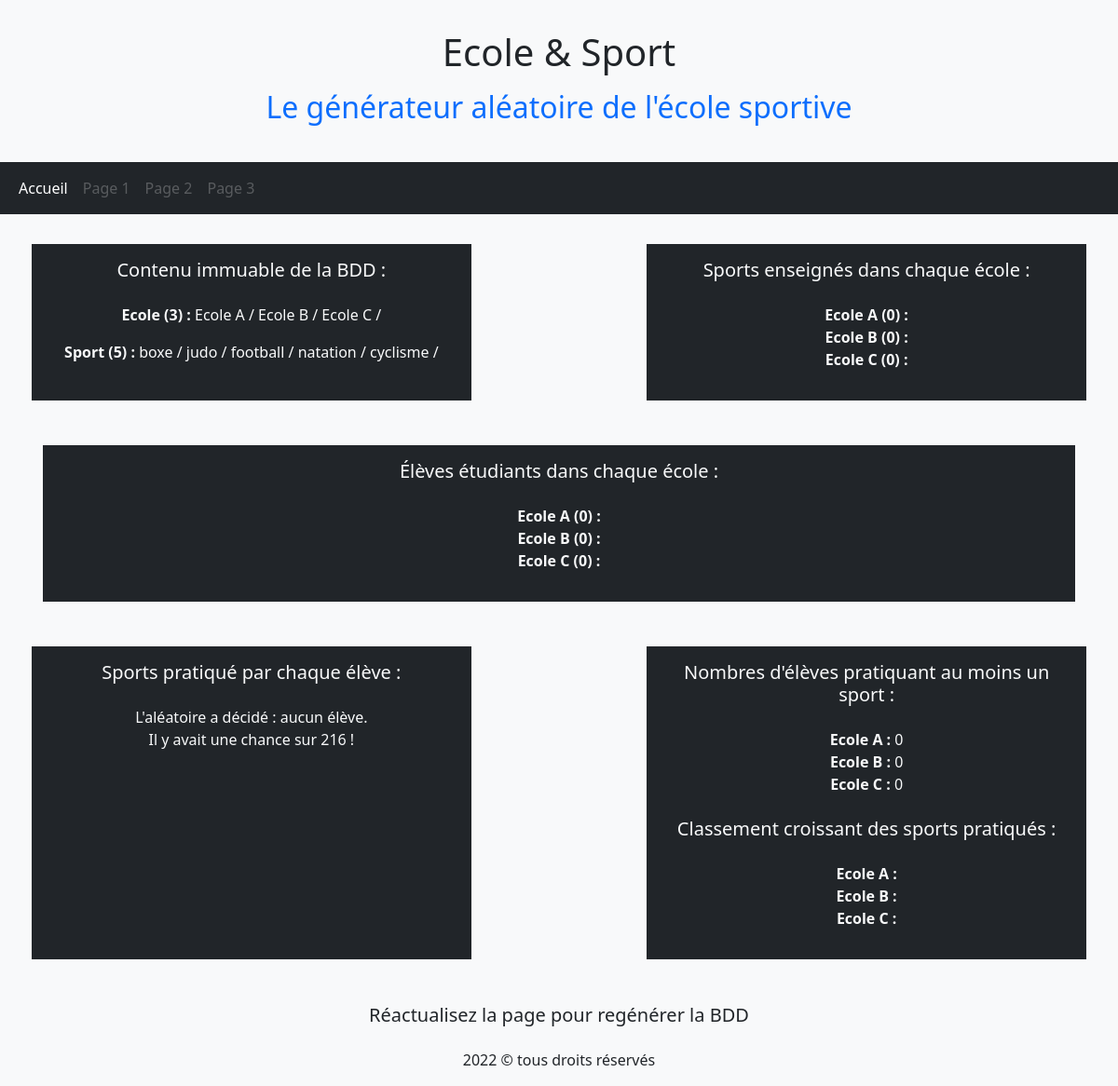
The page / on the database its author committed.
### tables this page shows
CREATE TABLE `ecole` (
  `id_ecole` int NOT NULL,
  `nom_ecole` varchar(64) NOT NULL
);

CREATE TABLE `sport` (
  `id_sport` int NOT NULL,
  `nom_sport` varchar(64) NOT NULL
);

### class/EcoleManager.php (called while the page is built, shortened)
<?php
class EcoleManager {
    private $_db;
    public function setDb(PDO $dbh) {
        $this -> _db = $dbh;
    }
    public function getEcole($id = '') {
        if(empty($id)) {
            $sql = "SELECT id_ecole, nom_ecole FROM ecole";
            $stmt = $this -> _db -> prepare($sql);
        }
        elseif (is_numeric($id)) {
            $sql = "SELECT id_ecole, nom_ecole FROM ecole WHERE id_ecole = :id";
            $stmt = $this -> _db -> prepare($sql);
            $stmt -> bindParam(':id', $id);
        }
        $stmt -> execute();
        while ($row = $stmt -> fetch(PDO::FETCH_ASSOC)) {
            $result[] = $row;
        }
        return $result;
    }
    public function getSize() {
        $sql = "SELECT COUNT(id_ecole) as size FROM ecole";
        $stmt = $this -> _db -> prepare($sql);
        $stmt -> execute();
        $this -> _size = $stmt -> fetch(PDO::FETCH_ASSOC)['size'];
        return $this -> _size;
    }
}

### class/EleveManager.php (called while the page is built, shortened)
<?php
class EleveManager {
    private $_db;
    public function setDb(PDO $dbh) {
        $this -> _db = $dbh;
    }
    public function get_eleve_from_ecole_id($id) {
        $result = null;
        return $result;
    }
    public function getEleve($id = '') {
        if(empty($id)) {
            $sql = "SELECT id_eleve, nom_eleve FROM eleve";
            $stmt = $this -> _db -> prepare($sql);
        }
        elseif (is_numeric($id)) {
            $sql = "SELECT id_eleve, nom_eleve FROM eleve WHERE id_eleve = :id";
            $stmt = $this -> _db -> prepare($sql);
            $stmt -> bindParam(':id', $id);
        }
        $stmt -> execute();
        $result = null;
        return $result;
    }
    public function getSizeByEcole($id) {
        $sql = "SELECT COUNT(id_eleve) as size FROM eleve WHERE id_ecole = :id";
        $stmt = $this -> _db -> prepare($sql);
        $stmt -> bindParam(':id', $id);
        $stmt -> execute();
        return $stmt -> fetch(PDO::FETCH_ASSOC)['size'];
    }
    public function getSportiveSizeByEcole($id) {
        $sql = "SELECT COUNT(E.id_eleve) as size
         FROM eleve E
         INNER JOIN pratiquer P
            ON P.id_eleve = E.id_eleve
         WHERE id_ecole = :id
         GROUP BY E.id_eleve";
        $stmt = $this -> _db -> prepare($sql);
        $stmt -> bindParam(':id', $id);
        $stmt -> execute();
        $result = null;
        if($result == false)
            return 0;
        return count($result);
    }
}

### process/random_bdd_generator.php (called while the page is built, shortened)
<?php
    $db = new PDO('mysql:host=localhost;dbname=php_expert_1', 'root', '');
    $sql = file_get_contents('sql/reset.sql');
    $db->exec($sql);
    $manager = new EcoleManager($db);
    $ecoles = $manager -> getEcole();
    $manager = new SportManager($db);
    $sport_size = $manager -> getSize();
    foreach($ecoles as $ecole) {
        $rad_sport_num = rand(0, $sport_size);
        if($rad_sport_num != 0)
            for ($x = 0; $x < $rad_sport_num; $x++) {
                generate_random_nb_of_sport($db, $ecole['id_ecole'], $sport_size);
            }
    }
    function generate_random_nb_of_sport($db, $id_ecole, $sport_size) {
        do {
            $rad_id = rand(1, $sport_size);
            $manager = new SportManager($db);
            $sport = $manager -> getSport($rad_id);
            $manager = new EnseignerManager($db);
            $dbb_sport = $manager -> get_sport_in_enseigner_from_ecole_id($id_ecole, $sport[0]['id_sport']);
        } while ($dbb_sport != null);
    }

### class/SportManager.php (called while the page is built, shortened)
<?php
class SportManager {
    private $_db;
    public function setDb(PDO $dbh) {
        $this -> _db = $dbh;
    }
    public function getSport($id = '') {
        if(empty($id)) {
            $sql = "SELECT id_sport, nom_sport FROM sport";
            $stmt = $this -> _db -> prepare($sql);
        }
        elseif (is_numeric($id)) {
            $sql = "SELECT id_sport, nom_sport FROM sport WHERE id_sport = :id";
            $stmt = $this -> _db -> prepare($sql);
            $stmt -> bindParam(':id', $id);
        }
        $stmt -> execute();
        while ($row = $stmt -> fetch(PDO::FETCH_ASSOC)) {
            $result[] = $row;
        }
        return $result;
    }
    public function getSize() {
        $sql = "SELECT COUNT(id_sport) as size FROM sport";
        $stmt = $this -> _db -> prepare($sql);
        $stmt -> execute();
        $this -> _size = $stmt -> fetch(PDO::FETCH_ASSOC)['size'];
        return $this -> _size;
    }
}

### class/EnseignerManager.php (called while the page is built, shortened)
<?php
class EnseignerManager {
    private $_db;
    public function setDb(PDO $dbh) {
        $this -> _db = $dbh;
    }
    public function get_sport_in_enseigner_from_ecole_id($id_ecole, $id_sport = '') {
        $result = null;
        return $result;
    }
    public function getSizeByEcole($id) {
        $sql = "SELECT COUNT(id_sport) as size FROM enseigner WHERE id_ecole = :id";
        $stmt = $this -> _db -> prepare($sql);
        $stmt -> bindParam(':id', $id);
        $stmt -> execute();
        return $stmt -> fetch(PDO::FETCH_ASSOC)['size'];
    }
}

### php/inc_sport_list.php (the view, shortened to what this page needs)
<?php
$db = new PDO('mysql:host=localhost;dbname=php_expert_1', 'root', '');
$manager = new SportManager($db);
$sports = $manager -> getSport();
$size = $manager -> getSize();
?>
<p class="text-center"><strong>Sport (<?php echo $size ?>) : </strong>
    <?php
    foreach($sports as $sport) {
        echo $sport['nom_sport'] . " / ";
    }
    ?>
</p>

### index.php (shortened to what this page needs)
<!DOCTYPE html>
<html lang="fr">
    <head>
        <link href="https://cdn.jsdelivr.net/npm/bootstrap@5.1.3/dist/css/bootstrap.min.css" rel="stylesheet">
    </head>
    <body class="bg-light">
        <?php require('php/inc_header.php') ?>
        <nav class="my-3 navbar navbar-expand-sm bg-dark navbar-dark">
            <div class="container-fluid">
                <ul class="navbar-nav">
                <li class="nav-item">
                    <a class="nav-link active" href="index">Accueil</a>
                </li>
                <li class="nav-item">
                    <a class="nav-link disabled" href="#">Page 1</a>
                </li>
                <li class="nav-item">
                    <a class="nav-link disabled" href="#">Page 2</a>
                </li>
                <li class="nav-item">
                    <a class="nav-link disabled" href="#">Page 3</a>
                </li>
                </ul>
            </div>
        </nav>
        <?php require('process/random_bdd_generator.php') ?>
        <main class="container text-center p-3">
            <div class="row">
                <div class="col-sm-12 col-lg-5 p-3 mb-5 bg-dark text-light">
                    <h3 class="h5 mb-4">Contenu immuable de la BDD : </h3>
                    <?php require('php/inc_ecole_list.php') ?>
                    <?php require('php/inc_sport_list.php') ?>
                </div>
                <div class="col-lg-2"></div>
                <div class="col-sm-12 col-lg-5 p-3 mb-5 bg-dark text-light">
                    <h3 class="h5 mb-4">Sports enseignés dans chaque école : </h3>
                    <?php require('php/inc_enseigner_list.php') ?>
                </div>
            </div>
            <div class="p-3 mb-5 bg-dark text-light">
                <h3 class="h5 mb-4">Élèves étudiants dans chaque école : </h3>
                <?php require('php/inc_eleve_list.php') ?>
            </div>
            <div class="row">
                <div class="col-sm-12 col-lg-5 p-3 mb-5 bg-dark text-light">
                    <h3 class="h5 mb-4">Sports pratiqué par chaque élève : </h3>
                    <?php require('php/inc_pratiquer_list.php') ?>
                </div>
                <div class="col-lg-2"></div>
                <div class="col-sm-12 col-lg-5 p-3 mb-5 bg-dark text-light">
                <h3 class="h5 mb-4">Nombres d'élèves pratiquant au moins un sport : </h3>
                <?php require('php/inc_stat_sport_number.php') ?>
                <h3 class="h5 my-4">Classement croissant des sports pratiqués : </h3>
                <?php require('php/inc_stat_sport_classement.php') ?>
                </div>
            </div>
            <p class="h5">Réactualisez la page pour regénérer la BDD</p>
        </main>
        <?php require('php/inc_footer.php') ?>
    </body>
</html>

### php/inc_header.php
<header class="p-2 text-center">
    <h1 class="pt-4">
        Ecole & Sport
    </h1>
    <h2 class="py-2 text-primary">
        Le générateur aléatoire de l'école sportive
    </h2>
</header>

### php/inc_ecole_list.php (shortened to what this page needs)
<?php
$db = new PDO('mysql:host=localhost;dbname=php_expert_1', 'root', '');
$manager = new EcoleManager($db);
$ecoles = $manager -> getEcole();
$size = $manager -> getSize();
?>
<p class="text-center"><strong>Ecole (<?php echo $size ?>) : </strong>
    <?php
    foreach($ecoles as $ecole) {
        echo $ecole['nom_ecole'] . " / ";
    }
    ?>
</p>

### php/inc_enseigner_list.php (shortened to what this page needs)
<?php
$db = new PDO('mysql:host=localhost;dbname=php_expert_1', 'root', '');
$manager = new EcoleManager($db);
$ecoles = $manager -> getEcole();
$manager = new EnseignerManager($db);
?>
<p class="text-center">
    <?php
    foreach($ecoles as $ecole) {
        $size = $manager -> getSizeByEcole($ecole['id_ecole']);
        echo "<strong> " . $ecole['nom_ecole'] . " (" . $size . ")" . " : " . "</strong> ";
        echo "<br>";
    }
    ?>
</p>

### php/inc_eleve_list.php (shortened to what this page needs)
<?php
$db = new PDO('mysql:host=localhost;dbname=php_expert_1', 'root', '');
$manager = new EcoleManager($db);
$ecoles = $manager -> getEcole();
$manager = new EleveManager($db);
?>
<p class="text-center">
    <?php
    foreach($ecoles as $ecole) {
        $size = $manager -> getSizeByEcole($ecole['id_ecole']);
        echo "<strong> " . $ecole['nom_ecole'] . " (" . $size . ")" . " : " . "</strong> ";
        echo "<br>";
    }
    ?>
</p>

### php/inc_pratiquer_list.php (shortened to what this page needs)
<?php
$db = new PDO('mysql:host=localhost;dbname=php_expert_1', 'root', '');
$manager = new EleveManager($db);
$eleves = $manager -> getEleve();
$manager = new PratiquerManager($db);
?>
<p class="text-center">
    <?php
    if($eleves != null)
    foreach($eleves as $eleve) {
        $size = $manager -> getSizeByEleve($eleve['id_eleve']);
        echo "<strong> " . $eleve['nom_eleve'] . " (" . $size . ")" . " : " . "</strong> ";
        $sports = $manager -> get_sport_in_pratiquer_from_eleve_id($eleve['id_eleve']);
        if($sports != null)
            foreach($sports as $sport) {
                echo $sport['nom_sport'] . " / ";
            }
        echo "<br>";
    }
    else
        echo "L'aléatoire a décidé : aucun élève. <br> Il y avait une chance sur 216 !";
    ?>
</p>

### php/inc_stat_sport_number.php (shortened to what this page needs)
<?php
$db = new PDO('mysql:host=localhost;dbname=php_expert_1', 'root', '');
$manager = new EcoleManager($db);
$ecoles = $manager -> getEcole();
$manager = new EleveManager($db);
?>
<p class="text-center">
    <?php
    foreach($ecoles as $ecole) {
        $size = $manager -> getSportiveSizeByEcole($ecole['id_ecole']);
        echo "<strong> " . $ecole['nom_ecole'] . " : " . "</strong> " . $size;
        echo "<br>";
    }
    ?>
</p>

### php/inc_stat_sport_classement.php (shortened to what this page needs)
<?php
$db = new PDO('mysql:host=localhost;dbname=php_expert_1', 'root', '');
$manager = new EcoleManager($db);
$ecoles = $manager -> getEcole();
?>
<p class="text-center">
    <?php
    foreach($ecoles as $ecole) {
        echo "<strong> " . $ecole['nom_ecole'] . " : " . "</strong> ";
        echo "<br>";
    }
    ?>
</p>

### php/inc_footer.php
<footer>
    <div class="text-center">
        <p><time datetime="2022-08">2022</time> &copy tous droits réservés<p>
    </div>
</footer>

### rows shown on the page
ecole: nom_ecole "Ecole A", size "0"
ecole: nom_ecole "Ecole B", size "0"
ecole: nom_ecole "Ecole C", size "0"
sport: nom_sport "boxe"
sport: nom_sport "judo"
sport: nom_sport "football"
sport: nom_sport "natation"
sport: nom_sport "cyclisme"

### other values the page prints
$size "3"
$size "5"
